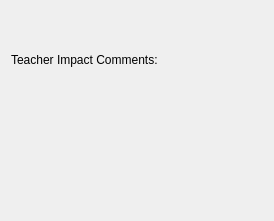
<?xml version="1.0" encoding="UTF-8"?>
<ui version="4.0">
 <comment>This file is part of the xTuple ERP: PostBooks Edition, a free and
open source Enterprise Resource Planning software suite,
Copyright (c) 1999-2011 by OpenMFG LLC, d/b/a xTuple.
It is licensed to you under the Common Public Attribution License
version 1.0, the full text of which (including xTuple-specific Exhibits)
is available at www.xtuple.com/CPAL.  By using this software, you agree
to be bound by its terms.</comment>
 <class>Teacher_Impact_Comment</class>
 <widget class="QWidget" name="Teacher_Impact_Comment">
  <property name="windowModality">
   <enum>Qt::WindowModal</enum>
  </property>
  <property name="geometry">
   <rect>
    <x>0</x>
    <y>0</y>
    <width>274</width>
    <height>221</height>
   </rect>
  </property>
  <property name="windowTitle">
   <string>Teacher Impact Comment</string>
  </property>
  <layout class="QGridLayout" name="gridLayout">
   <item row="1" column="0" colspan="2">
    <widget class="XTreeWidget" name="_results"/>
   </item>
   <item row="0" column="0">
    <widget class="QLabel" name="_resultsLit">
     <property name="text">
      <string>Teacher Impact Comments:</string>
     </property>
     <property name="buddy">
      <cstring>_results</cstring>
     </property>
    </widget>
   </item>
  </layout>
 </widget>
 <customwidgets>
  <customwidget>
   <class>XTreeWidget</class>
   <extends></extends>
   <header>xtreewidget.h</header>
  </customwidget>
 </customwidgets>
 <tabstops>
  <tabstop>_results</tabstop>
 </tabstops>
 <resources/>
 <connections/>
</ui>
